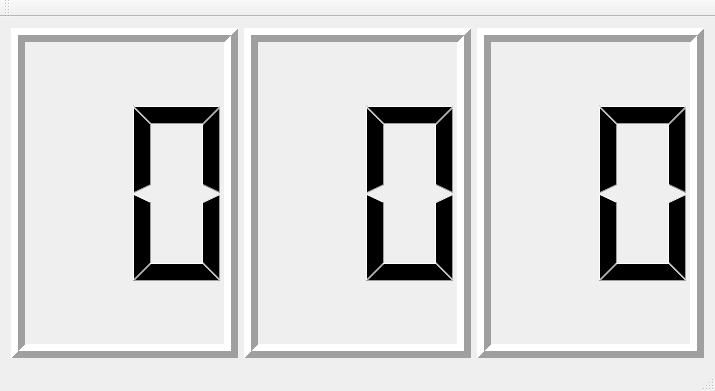
<?xml version="1.0" encoding="UTF-8"?>
<ui version="4.0">
 <class>MainWindow</class>
 <widget class="QMainWindow" name="MainWindow">
  <property name="geometry">
   <rect>
    <x>0</x>
    <y>0</y>
    <width>715</width>
    <height>391</height>
   </rect>
  </property>
  <property name="windowTitle">
   <string>MainWindow</string>
  </property>
  <widget class="QWidget" name="centralWidget">
   <layout class="QGridLayout" name="gridLayout">
    <item row="0" column="0">
     <widget class="QLCDNumber" name="hourLcdNumber">
      <property name="lineWidth">
       <number>7</number>
      </property>
      <property name="digitCount">
       <number>2</number>
      </property>
     </widget>
    </item>
    <item row="0" column="1">
     <widget class="QLCDNumber" name="mintLcdNumber">
      <property name="lineWidth">
       <number>7</number>
      </property>
      <property name="digitCount">
       <number>2</number>
      </property>
     </widget>
    </item>
    <item row="0" column="2">
     <widget class="QLCDNumber" name="secLcdNumber">
      <property name="lineWidth">
       <number>7</number>
      </property>
      <property name="digitCount">
       <number>2</number>
      </property>
     </widget>
    </item>
   </layout>
  </widget>
  <widget class="QMenuBar" name="menuBar">
   <property name="geometry">
    <rect>
     <x>0</x>
     <y>0</y>
     <width>715</width>
     <height>27</height>
    </rect>
   </property>
  </widget>
  <widget class="QToolBar" name="mainToolBar">
   <attribute name="toolBarArea">
    <enum>TopToolBarArea</enum>
   </attribute>
   <attribute name="toolBarBreak">
    <bool>false</bool>
   </attribute>
  </widget>
  <widget class="QStatusBar" name="statusBar"/>
 </widget>
 <layoutdefault spacing="6" margin="11"/>
 <resources/>
 <connections/>
</ui>
